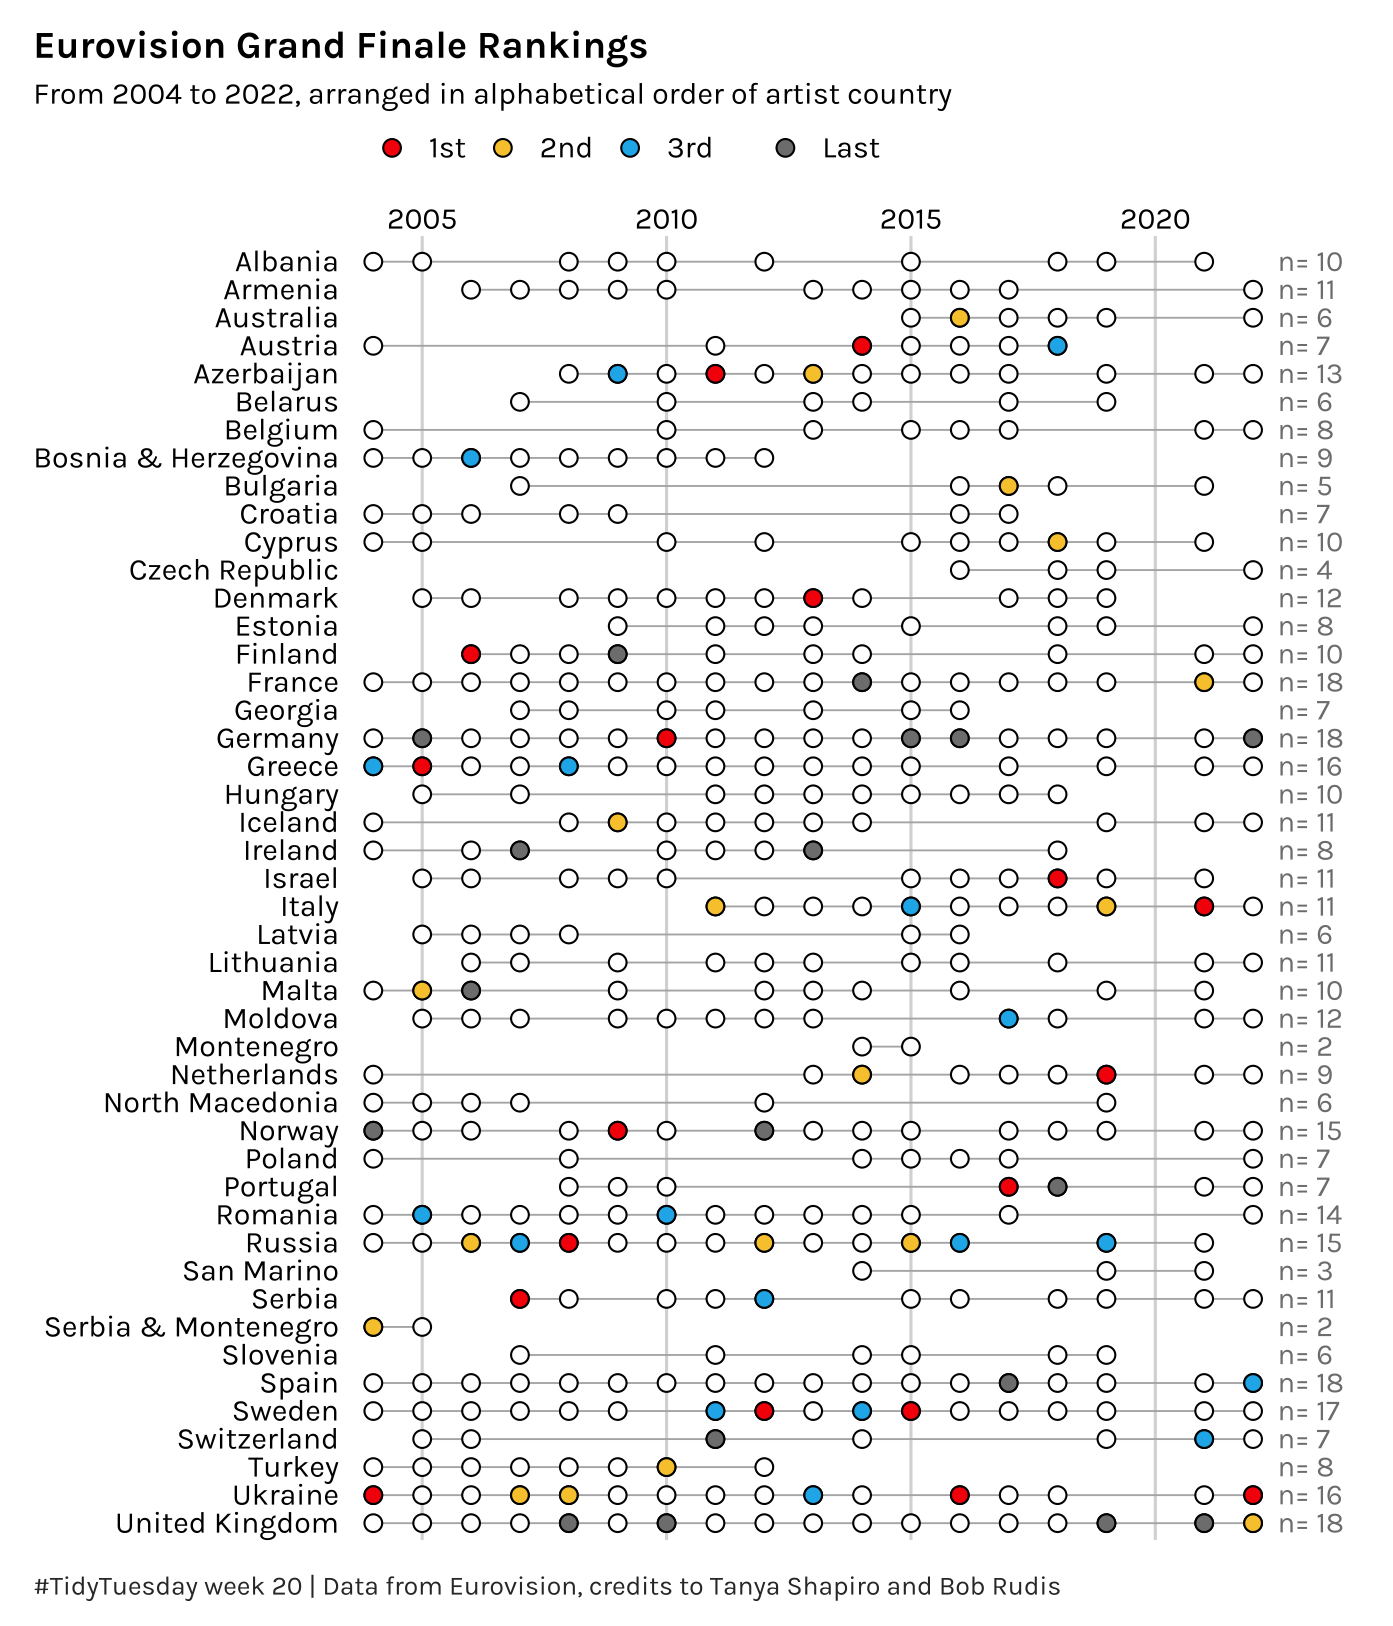

This figure's R source:
# 2022-05-17
# TidyTuesday week 20, Data from Eurovision, credits to Tanya Shapiro and Bob Rudis

library(tidyverse)
library(showtext)
showtext_opts(dpi = 300)
showtext_auto(enable = TRUE)

font_add_google("Karla")
f1 = "Karla"

# Data
eurovision <- readr::read_csv('https://raw.githubusercontent.com/rfordatascience/tidytuesday/master/data/2022/2022-05-17/eurovision.csv')

# Summary
eurovision %>%
  group_by(artist_country) %>%
  summarise(years_participated = n_distinct(year),
            highest_rank=min(rank, na.rm = T),
            lowest_rank=max(rank, na.rm=T),
            highest_point = max(total_points, na.rm=T),
            lowest_point=min(total_points, na.rm=T))

# Wrangle
gf = eurovision %>% 
  filter(section=="grand-final", year!=2020) %>%
  group_by(artist_country) %>%
  mutate(n=n_distinct(year))
  
gf3 = gf %>% filter(rank %in% c(1,2,3))
gfl = gf %>% group_by(year) %>% slice_max(rank,n=1)  

# Plot
gf %>%
  ggplot(aes(x=year, y=	fct_rev(artist_country))) +
  geom_line(aes(group=fct_rev(artist_country)), size=.3, color="grey70") +
  geom_text(data=gf %>% select(artist_country, n) %>% distinct(),
            aes(x=2022.5, y=fct_rev(artist_country), label=glue::glue("n= {n}")), 
            family=f1, color="grey50", size=3.5, hjust=0) +
  geom_point(shape=21, size=2.5, fill="white") +
  geom_point(data=gf3, aes(fill=rank_ordinal), size=2.5, shape=21) +
  scale_fill_manual(values=c("#F50405","#F7C83A","#1CB4EB"), 
                    guide = guide_legend(order = 1)) +
  ggnewscale::new_scale_fill() +
  geom_point(data=gfl, aes(fill="Last"), size=2.5, shape=21) +
  scale_fill_manual(values=c("grey50")) +
  scale_x_continuous(position="top", breaks=seq(2005,2020,5),
                     expand = expansion(mult = c(.02, NA))) +
  coord_cartesian(clip = "off") +
  cowplot::theme_minimal_vgrid(12) +
  theme(text=element_text(family=f1),
        legend.title = element_blank(),
        axis.title=element_blank(),
        axis.line=element_blank(),
        axis.ticks.y=element_blank(),
        legend.position = "top",
        plot.margin=margin(.4,1.4,.3,.4, unit="cm"),
        plot.title.position = "plot",
        plot.title=element_text(size=13),
        plot.caption.position = "plot",
        plot.caption=element_text(hjust=0, color="grey20", margin=margin(t=13), size=9)
        ) +
  labs(title="Eurovision Grand Finale Rankings",
       subtitle="From 2004 to 2022, arranged in alphabetical order of artist country",
       caption="#TidyTuesday week 20 | Data from Eurovision, credits to Tanya Shapiro and Bob Rudis")
       
ggsave("2022_20.png",height=8, width=7, bg="white")
